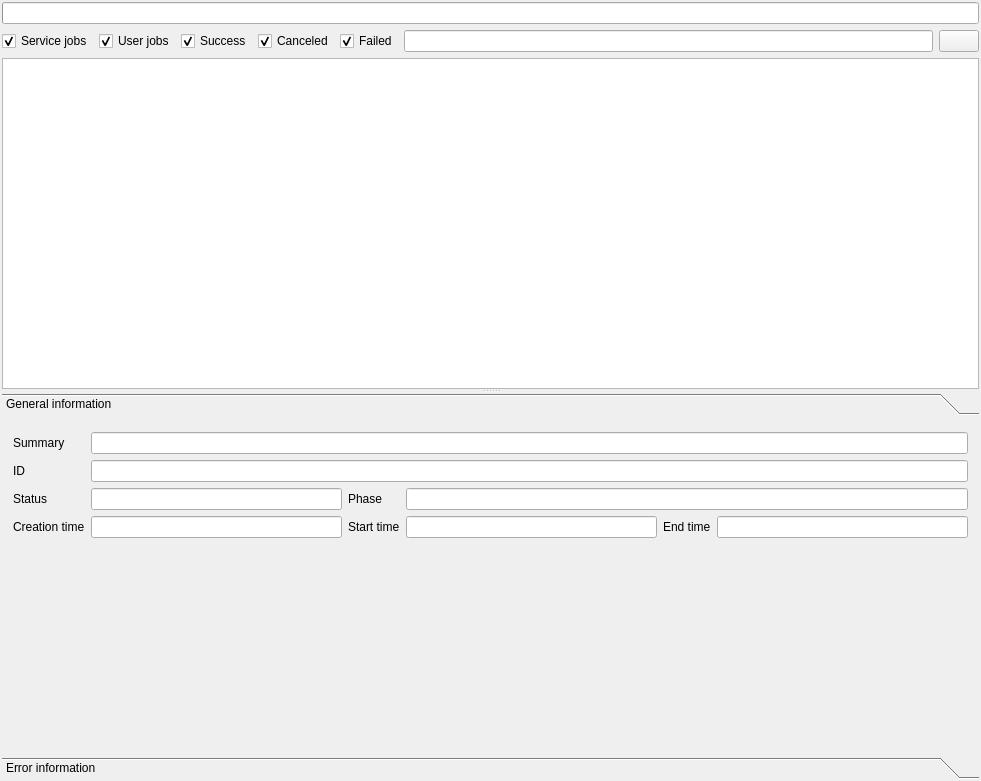
<?xml version="1.0" encoding="UTF-8"?>
<ui version="4.0">
 <class>MongoJobWidget</class>
 <widget class="QWidget" name="MongoJobWidget">
  <property name="geometry">
   <rect>
    <x>0</x>
    <y>0</y>
    <width>981</width>
    <height>781</height>
   </rect>
  </property>
  <property name="windowTitle">
   <string>MongoJobWidget</string>
  </property>
  <layout class="QVBoxLayout" name="verticalLayout">
   <property name="leftMargin">
    <number>2</number>
   </property>
   <property name="topMargin">
    <number>2</number>
   </property>
   <property name="rightMargin">
    <number>2</number>
   </property>
   <property name="bottomMargin">
    <number>2</number>
   </property>
   <item>
    <widget class="QProgressBar" name="loadingProgressBar">
     <property name="value">
      <number>0</number>
     </property>
     <property name="textVisible">
      <bool>false</bool>
     </property>
    </widget>
   </item>
   <item>
    <layout class="QHBoxLayout" name="horizontalLayout">
     <item>
      <widget class="QCheckBox" name="serviceJobCheckBox">
       <property name="text">
        <string>Service jobs</string>
       </property>
       <property name="checked">
        <bool>true</bool>
       </property>
      </widget>
     </item>
     <item>
      <widget class="QCheckBox" name="userJobCheckBox">
       <property name="text">
        <string>User jobs</string>
       </property>
       <property name="checked">
        <bool>true</bool>
       </property>
      </widget>
     </item>
     <item>
      <widget class="QCheckBox" name="successCheckBox">
       <property name="text">
        <string>Success</string>
       </property>
       <property name="checked">
        <bool>true</bool>
       </property>
      </widget>
     </item>
     <item>
      <widget class="QCheckBox" name="cancelCheckBox">
       <property name="text">
        <string>Canceled</string>
       </property>
       <property name="checked">
        <bool>true</bool>
       </property>
      </widget>
     </item>
     <item>
      <widget class="QCheckBox" name="failCheckBox">
       <property name="text">
        <string>Failed</string>
       </property>
       <property name="checked">
        <bool>true</bool>
       </property>
      </widget>
     </item>
     <item>
      <widget class="QLineEdit" name="filterLineEdit"/>
     </item>
     <item>
      <widget class="QPushButton" name="applyFilterPushButton">
       <property name="toolTip">
        <string>Apply filter</string>
       </property>
       <property name="text">
        <string/>
       </property>
       <property name="icon">
        <iconset resource="plugin.qrc">
         <normaloff>:/plugin/images/Resources/apply.png</normaloff>:/plugin/images/Resources/apply.png</iconset>
       </property>
      </widget>
     </item>
    </layout>
   </item>
   <item>
    <widget class="QSplitter" name="splitter">
     <property name="orientation">
      <enum>Qt::Vertical</enum>
     </property>
     <widget class="QTreeView" name="jobsTreeView">
      <property name="alternatingRowColors">
       <bool>true</bool>
      </property>
      <property name="sortingEnabled">
       <bool>true</bool>
      </property>
     </widget>
     <widget class="QToolBox" name="jobDetailsToolBox">
      <property name="currentIndex">
       <number>0</number>
      </property>
      <widget class="QWidget" name="page">
       <property name="geometry">
        <rect>
         <x>0</x>
         <y>0</y>
         <width>977</width>
         <height>323</height>
        </rect>
       </property>
       <attribute name="label">
        <string>General information</string>
       </attribute>
       <layout class="QGridLayout" name="gridLayout">
        <item row="0" column="0">
         <widget class="QLabel" name="label">
          <property name="text">
           <string>Summary</string>
          </property>
         </widget>
        </item>
        <item row="0" column="2" colspan="5">
         <widget class="QLineEdit" name="summaryLineEdit">
          <property name="readOnly">
           <bool>true</bool>
          </property>
         </widget>
        </item>
        <item row="2" column="2">
         <widget class="QLineEdit" name="statusLineEdit">
          <property name="readOnly">
           <bool>true</bool>
          </property>
         </widget>
        </item>
        <item row="2" column="4" colspan="3">
         <widget class="QLineEdit" name="phaseLineEdit">
          <property name="readOnly">
           <bool>true</bool>
          </property>
         </widget>
        </item>
        <item row="2" column="3">
         <widget class="QLabel" name="label_8">
          <property name="text">
           <string>Phase</string>
          </property>
         </widget>
        </item>
        <item row="1" column="0">
         <widget class="QLabel" name="label_2">
          <property name="text">
           <string>ID</string>
          </property>
         </widget>
        </item>
        <item row="2" column="0">
         <widget class="QLabel" name="label_3">
          <property name="text">
           <string>Status</string>
          </property>
         </widget>
        </item>
        <item row="4" column="0">
         <widget class="QLabel" name="label_9">
          <property name="text">
           <string>Creation time</string>
          </property>
         </widget>
        </item>
        <item row="4" column="6">
         <widget class="QLineEdit" name="endLineEdit">
          <property name="readOnly">
           <bool>true</bool>
          </property>
         </widget>
        </item>
        <item row="4" column="2">
         <widget class="QLineEdit" name="creationLineEdit">
          <property name="readOnly">
           <bool>true</bool>
          </property>
         </widget>
        </item>
        <item row="4" column="4">
         <widget class="QLineEdit" name="startLineEdit">
          <property name="readOnly">
           <bool>true</bool>
          </property>
         </widget>
        </item>
        <item row="1" column="2" colspan="5">
         <widget class="QLineEdit" name="idLineEdit">
          <property name="readOnly">
           <bool>true</bool>
          </property>
         </widget>
        </item>
        <item row="4" column="3">
         <widget class="QLabel" name="label_5">
          <property name="text">
           <string>Start time</string>
          </property>
         </widget>
        </item>
        <item row="4" column="5">
         <widget class="QLabel" name="label_6">
          <property name="text">
           <string>End time</string>
          </property>
         </widget>
        </item>
        <item row="5" column="4">
         <spacer name="verticalSpacer">
          <property name="orientation">
           <enum>Qt::Vertical</enum>
          </property>
          <property name="sizeHint" stdset="0">
           <size>
            <width>20</width>
            <height>40</height>
           </size>
          </property>
         </spacer>
        </item>
       </layout>
      </widget>
      <widget class="QWidget" name="page_2">
       <property name="geometry">
        <rect>
         <x>0</x>
         <y>0</y>
         <width>98</width>
         <height>165</height>
        </rect>
       </property>
       <attribute name="label">
        <string>Error information</string>
       </attribute>
       <layout class="QVBoxLayout" name="verticalLayout_2">
        <item>
         <widget class="QSplitter" name="splitter_2">
          <property name="orientation">
           <enum>Qt::Vertical</enum>
          </property>
          <widget class="QTextBrowser" name="errorDetailsTextBrowser"/>
          <widget class="QTextBrowser" name="errorStackTextBrowser"/>
         </widget>
        </item>
       </layout>
      </widget>
     </widget>
    </widget>
   </item>
  </layout>
 </widget>
 <layoutdefault spacing="6" margin="11"/>
 <resources>
  <include location="plugin.qrc"/>
 </resources>
 <connections/>
</ui>
